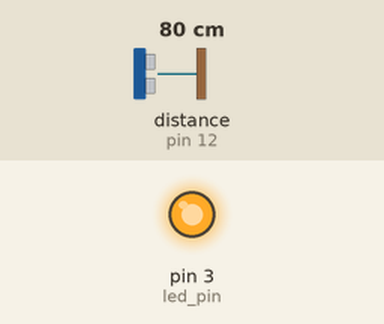
Simulated run of this sketch. Board: Arduino Uno, built with avr-gcc and run on an emulated ATmega328P. Parts: output pins drawn as LEDs (lit = HIGH). The test bench sets the inputs (shaded band); at power-on: distance to the obstacle (sensor on pin 12) 80 cm. The echo pulse lasts 58.3 µs per cm; what the sketch prints to the serial monitor is not drawn.

Above: at 1.2 s.
1.3 s: distance to the obstacle (sensor on pin 12) set to 43 cm
4.3 s: distance to the obstacle (sensor on pin 12) set to 37 cm
At 4.6 s:
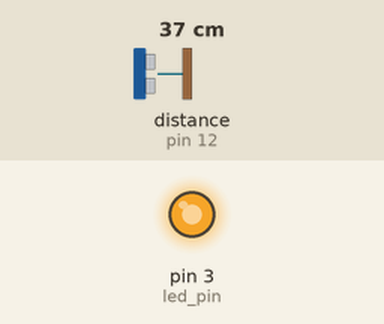
5.8 s: distance to the obstacle (sensor on pin 12) set to 18 cm
At 6.9 s:
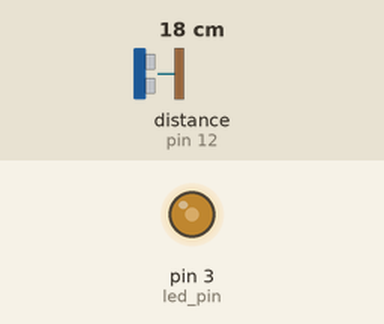
Timing chart, 0 to 8.8 s (numbered marks = the images above; inputs shaded):
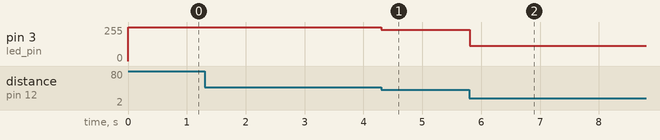

The sketch:

ultrasonic_control_led_brightness.ino
```cpp
#include <Ultrasonic.h>

const int led_pin = 3;
const int max_counter = 10;
const float max_distance = 40.;

int counter = 0;
int distance = 0;
float prev_brightness = 0.;
float brightness = 0.;
float cumulated_distance = 0.;

Ultrasonic ultrasonic(11, 12);  // (trig, echo)

void setup() {
  pinMode(led_pin, OUTPUT);
  Serial.begin(115200);
}

void loop() {
  distance = ultrasonic.distanceRead(CM);
  Serial.print(distance);
//
//  if (counter >= max_counter) {
//    counter = 0;
//  } else {
//    cumulated_distance += distance;
//    counter += 1;
//  }
//  distance = cumulated_distance / counter;

  if (distance > max_distance) {
    distance = max_distance;
  }

  brightness = distance / max_distance;
  Serial.print("  ");
  Serial.print(brightness);

  if (brightness != 0.) {
    prev_brightness = brightness;
  } else {
    brightness = prev_brightness;
  }
  Serial.print("  ");
  Serial.println(brightness);

  analogWrite(led_pin, int(brightness * 255));

  delay(1);
}
```

Measured:
- after the input at 4.3 s, pin 3 (led_pin): 255/255 → 235/255 at once
- after the input at 5.8 s, pin 3 (led_pin): 235/255 → 114/255 at once
